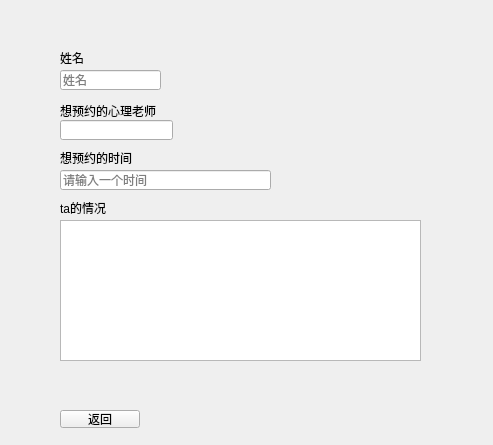
<?xml version="1.0" encoding="UTF-8"?>
<ui version="4.0">
 <class>Answer_MTH</class>
 <widget class="QWidget" name="Answer_MTH">
  <property name="geometry">
   <rect>
    <x>0</x>
    <y>0</y>
    <width>493</width>
    <height>445</height>
   </rect>
  </property>
  <property name="windowTitle">
   <string>Form</string>
  </property>
  <widget class="QLabel" name="label_3">
   <property name="geometry">
    <rect>
     <x>60</x>
     <y>200</y>
     <width>241</width>
     <height>16</height>
    </rect>
   </property>
   <property name="text">
    <string>ta的情况</string>
   </property>
  </widget>
  <widget class="QPushButton" name="Return">
   <property name="geometry">
    <rect>
     <x>60</x>
     <y>410</y>
     <width>80</width>
     <height>18</height>
    </rect>
   </property>
   <property name="text">
    <string>返回</string>
   </property>
  </widget>
  <widget class="QLineEdit" name="name">
   <property name="geometry">
    <rect>
     <x>60</x>
     <y>70</y>
     <width>101</width>
     <height>20</height>
    </rect>
   </property>
   <property name="placeholderText">
    <string>姓名</string>
   </property>
  </widget>
  <widget class="QLabel" name="label_2">
   <property name="geometry">
    <rect>
     <x>60</x>
     <y>150</y>
     <width>231</width>
     <height>16</height>
    </rect>
   </property>
   <property name="text">
    <string>想预约的时间</string>
   </property>
  </widget>
  <widget class="QLabel" name="label_4">
   <property name="geometry">
    <rect>
     <x>60</x>
     <y>50</y>
     <width>101</width>
     <height>16</height>
    </rect>
   </property>
   <property name="text">
    <string>姓名</string>
   </property>
  </widget>
  <widget class="QTextEdit" name="situation">
   <property name="geometry">
    <rect>
     <x>60</x>
     <y>220</y>
     <width>361</width>
     <height>141</height>
    </rect>
   </property>
  </widget>
  <widget class="QLineEdit" name="time">
   <property name="geometry">
    <rect>
     <x>60</x>
     <y>170</y>
     <width>211</width>
     <height>20</height>
    </rect>
   </property>
   <property name="placeholderText">
    <string>请输入一个时间</string>
   </property>
  </widget>
  <widget class="QLabel" name="label">
   <property name="geometry">
    <rect>
     <x>60</x>
     <y>100</y>
     <width>151</width>
     <height>21</height>
    </rect>
   </property>
   <property name="text">
    <string>想预约的心理老师</string>
   </property>
  </widget>
  <widget class="QLineEdit" name="tea">
   <property name="geometry">
    <rect>
     <x>60</x>
     <y>120</y>
     <width>113</width>
     <height>20</height>
    </rect>
   </property>
  </widget>
 </widget>
 <resources/>
 <connections/>
</ui>
